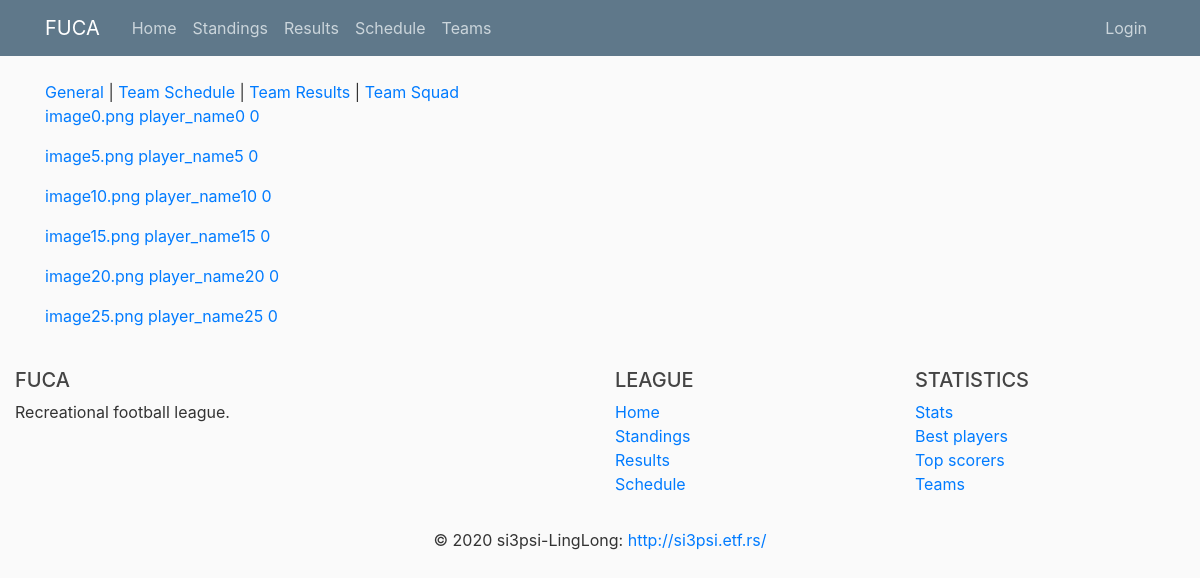
/teamsquad/1, run on an earlier commit of the app's database.
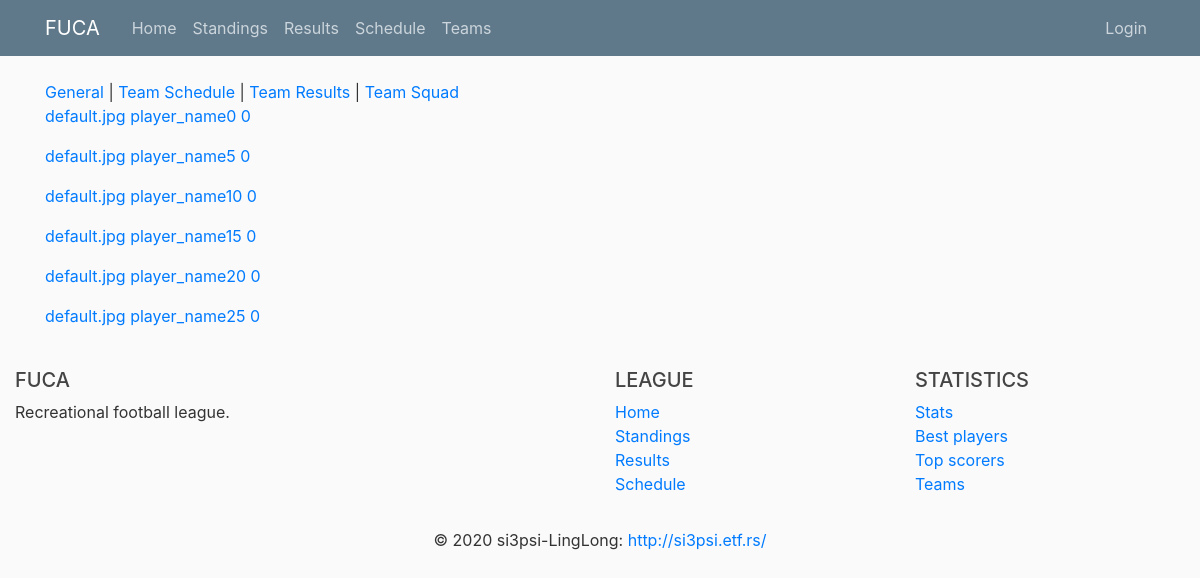
And on a later commit of the database.
### fuca/models.py (models this page shows, shortened)
class Player(db.Model):
    __tablename__ = 'player'
    id          = db.Column(db.Integer,     primary_key=True)
    name        = db.Column(db.String(100), nullable=False)
    birthdate   = db.Column(db.DateTime,    nullable=False)
    number      = db.Column(db.Integer,     nullable=False)
    image       = db.Column(db.String(20),  nullable=False, default='default.jpg')
    email       = db.Column(db.String(120), unique=True,    nullable=False)
    password    = db.Column(db.String(60),  nullable=False)
    team_id     = db.Column(db.Integer, db.ForeignKey('team.id'), nullable=False)
    statistics  = db.relationship('Statistics', backref='player', lazy=True)
    def goals(self):
        goals = 0
        for stat in self.statistics:
            goals += stat.goals
        return goals
    def assists(self):
        assists = 0
        for stat in self.statistics:
            assists += stat.assists
        return assists
    def red(self):
        red = 0
        for stat in self.statistics:
            red += stat.red
        return red
    def yellow(self):
        yellow = 0
        for stat in self.statistics:
            yellow += stat.yellow
        return yellow
    def points(self):
        return self.goals() + self.assists() - self.yellow() - 2 * self.red()
    def jinja_dict(self):
        return {'name'          : self.name,
                'birthdate'     : self.birthdate,
                'image'         : self.image,
                'email'         : self.email,
                'team_id'       : self.team_id,
                'number'        : self.number,
                'goals'         : self.goals(),
                'assists'       : self.assists(),
                'red'           : self.red(),
                'yellow'        : self.yellow(),
                'points'        : self.points(),
                'id'            : self.id}

### fuca/routes/team_routes.py (the view)
@app.route("/teamsquad/<int:id>")
def teamsquad(id):
    players_db = Player.query.filter(Player.team_id == id).all()
    players = [player.jinja_dict() for player in players_db]
    return render_template('team/team-squad.html', players=players, id=id, title='Team Squad')

### fuca/templates/team/team-squad.html
{% extends 'team/team-layout.html' %}
{% block team_content %}
    {% for player in players %}
        <p>
            <a href="{{ url_for('player', id=player.id)}}">
                {{ player.image }} {{ player.name }} {{ player.number }}
            </a>
        </p>
    {% endfor %}
{% endblock team_content %}

What changed in the data, as far as the page shows it:
changed Player "player_name0": image "image0.png" → "default.jpg"
changed Player "player_name5": image "image5.png" → "default.jpg"
changed Player "player_name10": image "image10.png" → "default.jpg"
changed Player "player_name15": image "image15.png" → "default.jpg"
changed Player "player_name20": image "image20.png" → "default.jpg"
changed Player "player_name25": image "image25.png" → "default.jpg"
